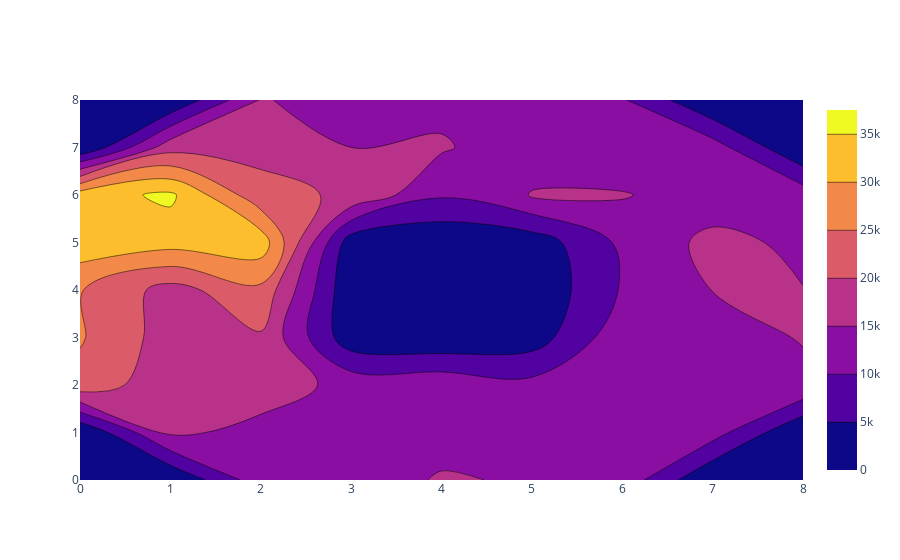

The notebook cell saved with this chart:
### Code cell
import plotly.graph_objects as go
from plotly.subplots import make_subplots
import plotly.graph_objects as go
import plotly
# fig = plotly.tools.make_subplots(rows=1, cols=3)

# fig = make_subplots(rows=1, cols=2)
f = go.Figure(data = go.Contour(z=z_list))
# f.update_layout(
#     width=500,
#     height=500)

f.show()

# fig.append_trace(f, row=1, col=1)

# fig.append_trace(surf, row=1, col=2)

### Figure 1 — Plotly figure (JSON) as saved in the notebook; plotly's stock layout.template omitted (floating-point values rounded to 4 significant figures)
{"data": [{"type": "contour", "z": [[0, 0, 12920.0, 12700.0, 15410.0, 14550.0, 13190.0, 0, 0], [0, 16130.0, 13230.0, 11300.0, 13290.0, 14770.0, 12030.0, 12170.0, 0], [23350.0, 16560.0, 17860.0, 13310.0, 13570.0, 11510.0, 10170.0, 11760.0, 14330.0], [25490.0, 17690.0, 19410.0, 1725.0, 610.5, 2319.0, 13340.0, 13880.0, 15160.0], [25290.0, 18080.0, 23830.0, 755.8, 56.52, 798.6, 10450.0, 15060.0, 15110.0], [33500.0, 32030.0, 33020.0, 2037.0, 628.4, 2038.0, 11020.0, 16400.0, 13950.0], [32770.0, 35970.0, 21390.0, 19280.0, 10600.0, 15360.0, 15400.0, 12090.0, 12670.0], [0, 18030.0, 18800.0, 14920.0, 15610.0, 11460.0, 10180.0, 12330.0, 0], [0, 0, 15300.0, 13120.0, 13460.0, 10140.0, 10530.0, 0, 0]]}], "layout": {}}
